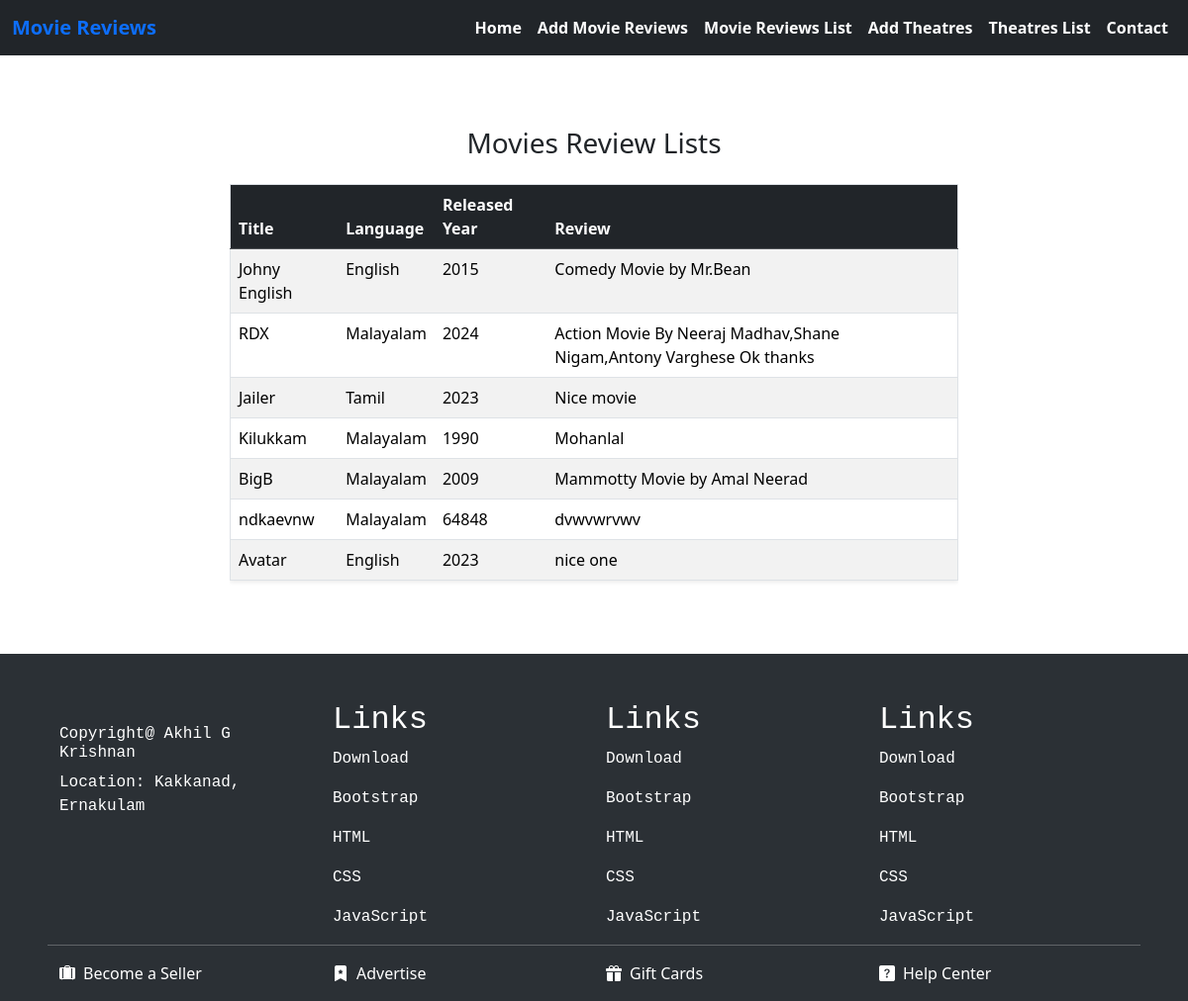
The app's page /movies_list/ with its own data.
### movie_app/models.py (models this page shows, shortened)
class MoviesCreate(models.Model):
    title=models.CharField(max_length=200)
    language=models.CharField(max_length=200)
    year=models.PositiveIntegerField()
    review=models.TextField()

### movie_app/views.py (the view)
# urls.py: path('movies_list/',MoviesListView.as_view(),name="movies_list"),
class MoviesListView(View):
    template_name="movies_list.html"
    def get(self,request,*args,**kwargs):
        movie_list=MoviesCreate.objects.all()
        return render(request,self.template_name,{"list":movie_list})

### movie_app/templates/movies_list.html (shortened to what this page needs)
{% extends 'base.html' %}
{% block main_block %}
<div class="container my-5">
    <div class="row justify-content-center">
        <div class="col-12 col-md-10 col-lg-8">
            <h3 class="text-center my-4">Movies Review Lists</h3>
            <div class="table-responsive">
                <table class="table table-striped table-hover border shadow-sm">
                    <thead class="table-dark">
                        <tr>
                            <th scope="col">Title</th>
                            <th scope="col">Language</th>
                            <th scope="col ">Released Year</th>
                            <th scope="col">Review</th>
                        </tr>
                    </thead>
                    <tbody>
                        {% if list %}
                            {% for mov in list %}
                                <tr>
                                    <td>{{ mov.title }}</td>
                                    <td>{{ mov.language }}</td>
                                    <td>{{ mov.year }}</td>
                                    <td>{{ mov.review }}</td>
                                </tr>
                            {% endfor %}
                        {% else %}
                            <tr>
                                <td colspan="4" class="text-center">No reviews available.</td>
                            </tr>
                        {% endif %}
                    </tbody>
                </table>
            </div>
        </div>
    </div>
</div>
{% endblock %}

### movie_app/templates/base.html (shortened to what this page needs)
<!DOCTYPE html>
<html lang="en">
<head>
    <link href="https://cdn.jsdelivr.net/npm/bootstrap@5.3.3/dist/css/bootstrap.min.css" rel="stylesheet"
>
        <link rel="stylesheet" href="https://cdn.jsdelivr.net/npm/bootstrap-icons@1.11.3/font/bootstrap-icons.min.css">
</head>
<body>
    <div class="">
        <nav class="navbar navbar-expand-lg bg-dark">
            <div class="container-fluid">
                <a class="navbar-brand text-primary fw-semibold" href="#">Movie Reviews</a>
                <div class="collapse navbar-collapse " id="navbarSupportedContent">
                    <ul class="navbar-nav ms-auto mb-2 mb-lg-0 fw-semibold">
                        <li class="nav-item">
                            <a class="nav-link active text-white" aria-current="page" href="">Home</a>
                        </li>
                        <li class="nav-item">
                            <a class="nav-link active text-white" aria-current="page" href="{%url 'movies'%}">Add Movie Reviews</a>
                        </li>
                        <li class="nav-item">
                            <a class="nav-link active text-white" aria-current="page" href="{%url 'movies_list'%}">Movie Reviews List</a>
                        </li>
                        <li class="nav-item">
                            <a class="nav-link active text-white" aria-current="page" href="{%url 'theatre'%}">Add Theatres</a>
                        </li>
                        <li class="nav-item">
                            <a class="nav-link active text-white" aria-current="page" href="{%url 'theatre_list'%}">Theatres List</a>
                        </li>
                        <li class="nav-item">
                            <a class="nav-link active text-white" aria-current="page" href="#">Contact</a>
                        </li>
                    </ul>
                </div>
            </div>
        </nav>
    </div>
    {%block main_block%}
    {%endblock%}
    <footer class="container-fluid">
        <div class="row text-black text-white  p-5 pb-0">
            <div class="col-lg-3 col-6 font-monospace">
                <h6>Copyright@ Akhil G Krishnan</h6>
                <p>Location: Kakkanad, Ernakulam</p>
            </div>
            <div class="col-lg-3 col-6 text-disabled font-monospace">
                <h2>Links</h2>
                <p>Download</p>
                <p>Bootstrap</p>
                <p>HTML</p>
                <p>CSS</p>
                <p>JavaScript</p>
            </div>
            <div class="col-lg-3 col-6 mt-lg-0 mt-3 font-monospace">
                <h2>Links</h2>
                <p>Download</p>
                <p>Bootstrap</p>
                <p>HTML</p>
                <p>CSS</p>
                <p>JavaScript</p>
            </div>
            <div class="col-lg-3 col-6 mt-lg-0 mt-3 font-monospace">
                <h2>Links</h2>
                <p>Download</p>
                <p>Bootstrap</p>
                <p>HTML</p>
                <p>CSS</p>
                <p>JavaScript</p>
            </div>
            <hr>
            <div class="col-lg-3 col-6">
                <p><i class="bi bi-suitcase-lg-fill me-2" ></i>Become a Seller</p>
            </div>
            <div class="col-lg-3 col-6">
                <p><i class="bi bi-bookmark-star-fill me-2"></i>Advertise</p>
            </div>
            <div class="col-lg-3 col-6">
                <p><i class="bi bi-gift-fill me-2"></i></i>Gift Cards</p>
            </div>
            <div class="col-lg-3 col-6">
                <p><i class="bi bi-question-square-fill me-2"></i></i>Help Center</p>
            </div>
        </div>
    </footer>
</body>
</html>

### movie_app/templates/base.html (style rules this page uses)
.row { padding-bottom: 10px; }
.text-black { background-color: #2B3035; }

### records on screen
MoviesCreate: title "Johny English", language "English", year "2015", review "Comedy Movie by Mr.Bean"
MoviesCreate: title "RDX", language "Malayalam", year "2024", review "Action Movie By Neeraj Madhav,Shane Nigam,Antony Varghese Ok thanks"
MoviesCreate: title "Jailer", language "Tamil", year "2023", review "Nice movie"
MoviesCreate: title "Kilukkam", language "Malayalam", year "1990", review "Mohanlal"
MoviesCreate: title "BigB", language "Malayalam", year "2009", review "Mammotty Movie by Amal Neerad"
MoviesCreate: title "ndkaevnw", language "Malayalam", year "64848", review "dvwvwrvwv"
MoviesCreate: title "Avatar", language "English", year "2023", review "nice one"
